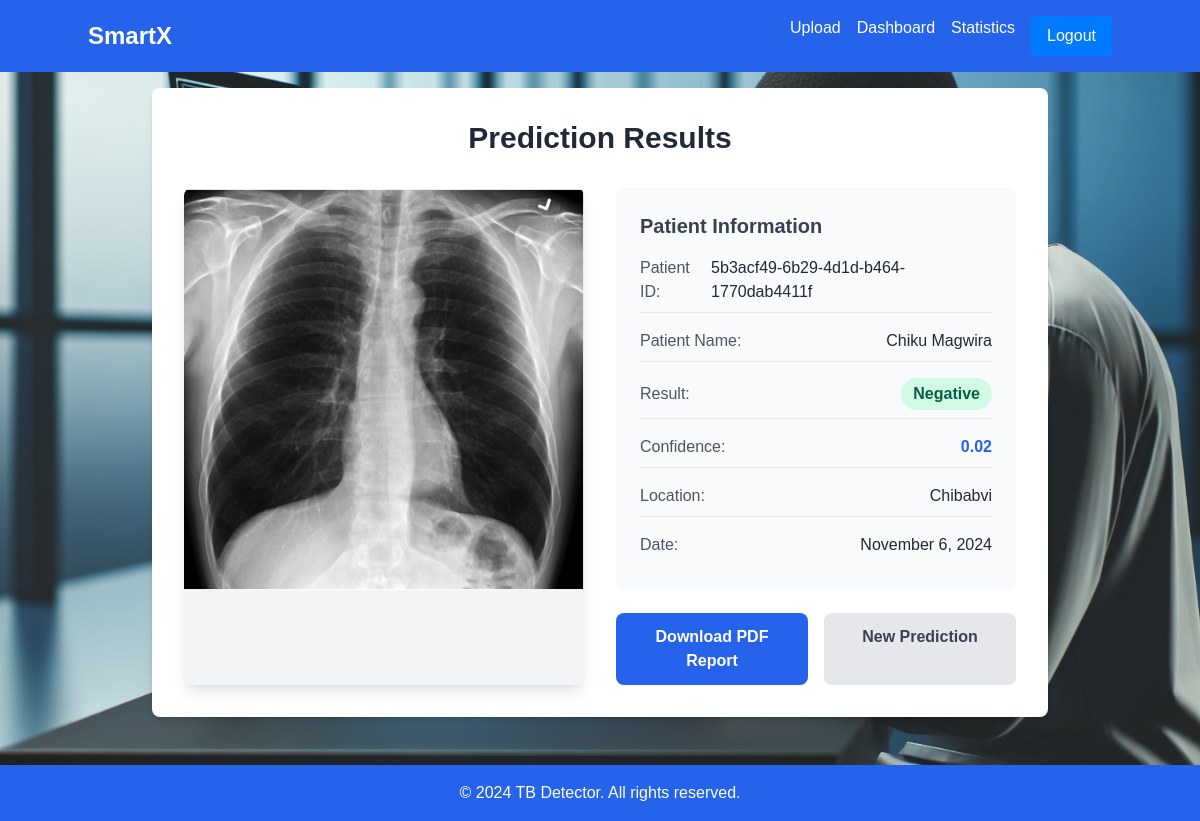
Page /prediction_results/2/ (signed in) on the committed database.
### tb_detector_app/models.py (models this page shows, shortened)
class Prediction(models.Model):
    user = models.ForeignKey(User, on_delete=models.CASCADE)
    patient_id = models.UUIDField(default=uuid.uuid4, unique=True, editable=False)  # Unique patient ID
    patient_name = models.CharField(max_length=100, default="John Doe")
    patient_age = models.IntegerField(default=15)
    patient_gender = models.CharField(max_length=1, choices=[('M', 'Male'), ('F', 'Female')], default='M')
    image = models.ImageField(upload_to='images/')
    result = models.BooleanField()
    confidence = models.FloatField()
    location = models.CharField(max_length=100, default='Unknown Location')
    created_at = models.DateTimeField(auto_now_add=True)

### tb_detector_app/views.py (the view)
# urls.py: path('prediction_results/<int:prediction_id>/', views.prediction_results, name='prediction_results'),
@login_required
def prediction_results(request, prediction_id):
    try:
        prediction = Prediction.objects.get(id=prediction_id)
        return render(request, 'prediction_results.html', {'prediction': prediction})
    except Prediction.DoesNotExist:
        return HttpResponse("Prediction not found.", status=404)

### tb_detector_app/templates/prediction_results.html (shortened to what this page needs)
{% extends 'base.html' %}
{% block content %}
<div class="max-w-4xl mx-auto bg-white p-8 rounded-lg shadow-md">
    <h2 class="text-3xl font-bold mb-8 text-center text-gray-800">Prediction Results</h2>
    <div class="grid grid-cols-1 lg:grid-cols-2 gap-8">
        <div class="rounded-lg overflow-hidden shadow-lg bg-gray-100">
            {% if prediction.image %}
                <img src="{{ prediction.image.url }}"
                     alt="X-ray Image"
                     class="w-full h-auto object-contain"
                     style="max-height: 500px;">
            {% else %}
                <div class="p-4 text-center text-gray-500">
                    No image available
                </div>
            {% endif %}
        </div>
        <div class="space-y-6">
            <div class="bg-gray-50 p-6 rounded-lg">
                <h3 class="text-xl font-semibold mb-4 text-gray-700">Patient Information</h3>
                <div class="space-y-4">
                    <div class="flex justify-between items-center border-b border-gray-200 pb-2">
                        <span class="text-gray-600 font-medium">Patient ID:</span>
                        <span class="text-gray-800">{{ prediction.patient_id }}</span>
                    </div>
                    <div class="flex justify-between items-center border-b border-gray-200 pb-2">
                        <span class="text-gray-600 font-medium">Patient Name:</span>
                        <span class="text-gray-800">{{ prediction.patient_name }}</span>
                    </div>
                    <div class="flex justify-between items-center border-b border-gray-200 pb-2">
                        <span class="text-gray-600 font-medium">Result:</span>
                        {% if prediction.result %}
                            <span class="px-3 py-1 bg-red-100 text-red-800 rounded-full font-semibold">Positive</span>
                        {% else %}
                            <span class="px-3 py-1 bg-green-100 text-green-800 rounded-full font-semibold">Negative</span>
                        {% endif %}
                    </div>
                    <div class="flex justify-between items-center border-b border-gray-200 pb-2">
                        <span class="text-gray-600 font-medium">Confidence:</span>
                        <span class="text-blue-600 font-semibold">{{ prediction.confidence|floatformat:2 }}</span>
                    </div>
                    <div class="flex justify-between items-center border-b border-gray-200 pb-2">
                        <span class="text-gray-600 font-medium">Location:</span>
                        <span class="text-gray-800">{{ prediction.location }}</span>
                    </div>
                    <div class="flex justify-between items-center pb-2">
                        <span class="text-gray-600 font-medium">Date:</span>
                        <span class="text-gray-800">{{ prediction.created_at|date:"F j, Y" }}</span>
                    </div>
                </div>
            </div>
            <div class="flex flex-col sm:flex-row gap-4">
                <a href="{% url 'download_pdf_report' prediction.id %}"
                   class="flex-1 bg-blue-600 text-white text-center py-3 px-6 rounded-lg hover:bg-blue-700 transition duration-200 font-semibold">
                    Download PDF Report
                </a>
                <a href="{% url 'upload_image' %}"
                   class="flex-1 bg-gray-200 text-gray-700 text-center py-3 px-6 rounded-lg hover:bg-gray-300 transition duration-200 font-semibold">
                    New Prediction
                </a>
            </div>
        </div>
    </div>
</div>
{% endblock %}

### static/css/styles.css (style rules this page uses)
body { font-family: 'Arial', sans-serif; margin: 0; height: 100vh; }

### rows in the picture
Prediction: image (picture), patient_id "5b3acf49-6b29-4d1d-b464-1770dab4411f", patient_name "Chiku Magwira", confidence "0.02", location "Chibabvi", created_at "November 6, 2024"
